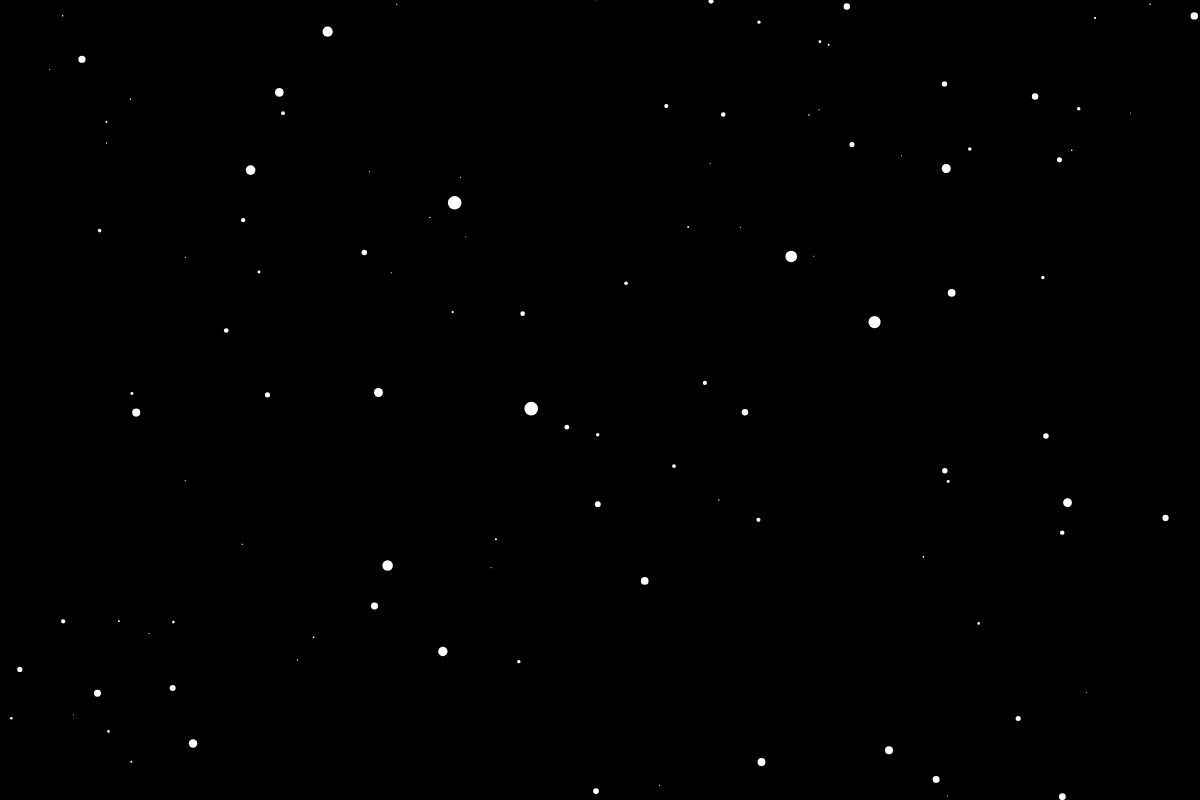
Frame 1 (no input)
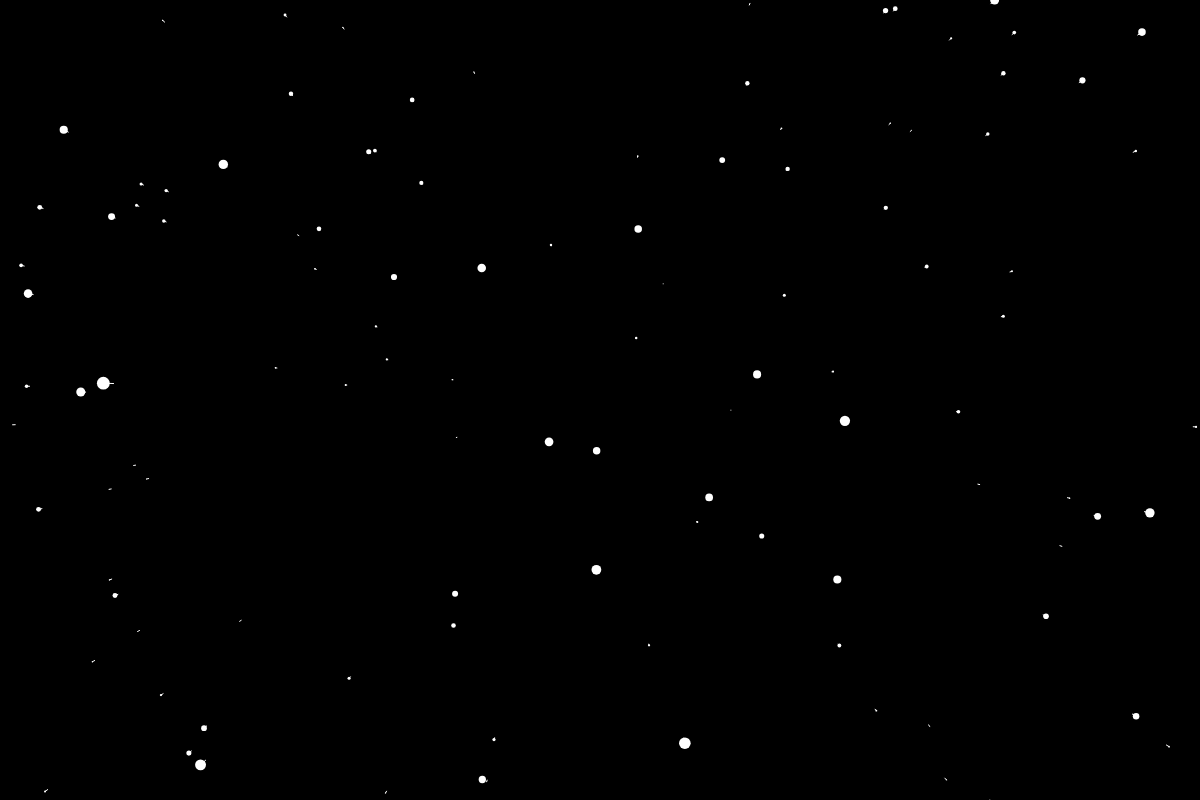
Frame 60 (no input)
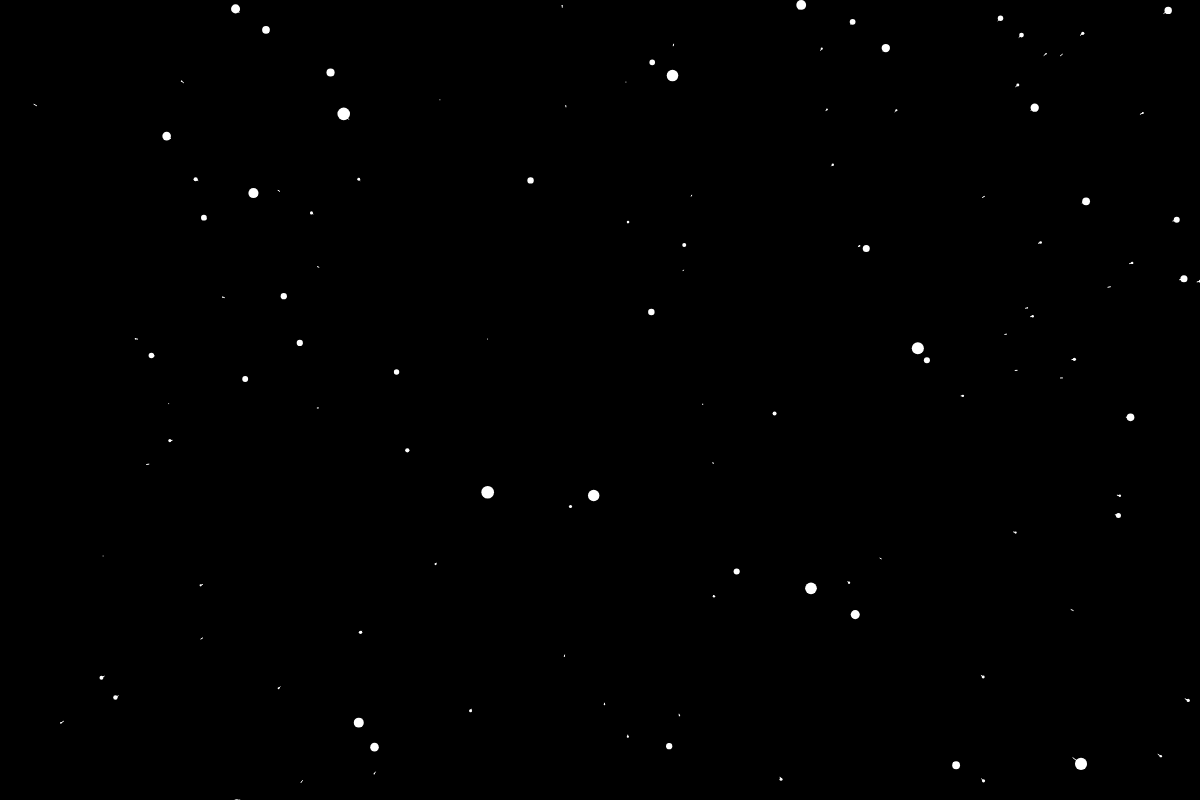
Frame 120 (the mouse pressed at the canvas centre since frame 60)

The p5.js sketch that drew these frames (run headless with seeded random() and noise() and a simulated clock; from frame 60 on, the mouse is pressed at the canvas centre):

// p5.js sketch
// ── sketch.js
let stars = [];
let speed;
function setup() {
  createCanvas(1200,800);
  slider = createSlider(1,50,5,0.1)
  slider.style('width','1198px');
  for (let i=0; i<1000; i++) {
    stars[i] = new Star();
  }
}

function draw() {
    speed = slider.value();
  background(0);
  translate(width / 2, height / 2);
  for(let i=0; i<stars.length; i++) {
    stars[i].update();
    stars[i].look();
  }
}

// ── star.js
function Star() {
  this.x = random(-width,width);
  this.y = random(-height, height);
  this.z = random(width);
  this.update = function() {
    this.z = this.z - speed;
    if (this.z < 1) {
      this.z = width;
      this.x = random(-width, width);
      this.y = random(-height, height);
      this.pz = this.z;
    }
  }

  this.look = function() {
    fill(255);
    noStroke();
    let sx = map(this.x/this.z, 0, 1, 0, width);
    let sy = map(this.y/this.z, 0, 1, 0, height);
    let r = map(this.z,0,width,16,0);
    ellipse(sx,sy,r);

    let px = map(this.x/this.pz, 0, 1, 0, width);
    let py = map(this.y/this.pz, 0, 1, 0, height);

    this.pz = this.z;
    stroke(255);
    line(px,py,sx,sy);
  }
}
